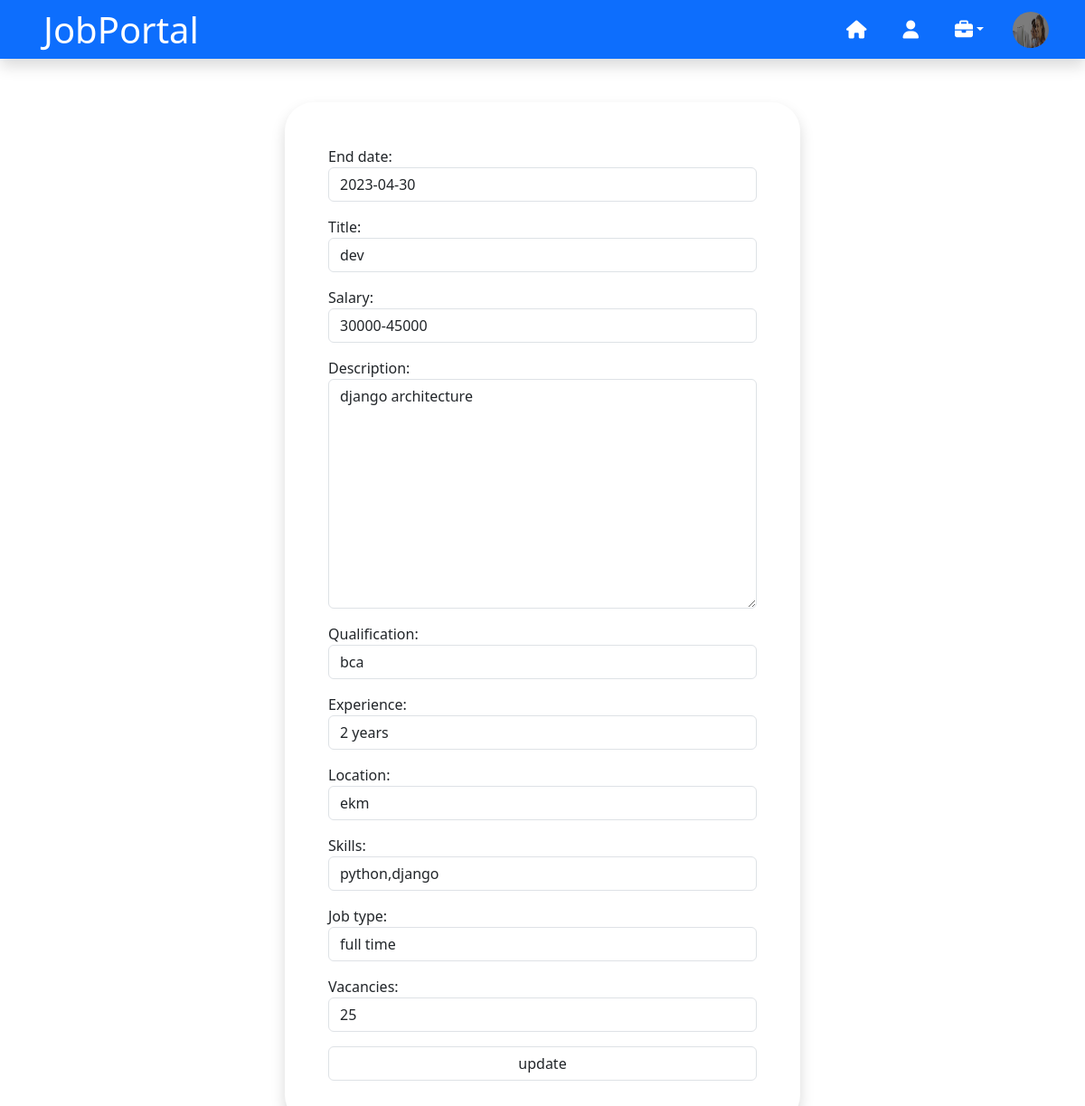
Screenshot of /job/1/edit (signed in) with the database file from the repository.
### api/models.py (models this page shows, shortened)
class User(AbstractUser):
      options = (
        ("candidate","candidate"),
        ("employer","employer")
      )
      role = models.CharField(max_length=200,choices=options)

class CompanyProfile(models.Model):
    user = models.OneToOneField(User, on_delete=models.CASCADE,related_name='employerprofile')
    phone = models.CharField(max_length=10)
    logo = models.ImageField(upload_to="logos", null=True)
    description = models.CharField(max_length=500)
    location = models.CharField(max_length=200)
    adress =  models.CharField(max_length=300)
    company_name = models.CharField(max_length=200)

class Job(models.Model):
    company = models.ForeignKey(CompanyProfile, on_delete=models.CASCADE)
    start_date = models.DateField(default=datetime.date.today)
    end_date = models.DateField()
    title = models.CharField(max_length=200)
    salary = models.CharField(max_length=200)
    description = models.CharField(max_length=1000)
    qualification=models.CharField(max_length=200)
    experience = models.CharField(max_length=100)
    location = models.CharField(max_length=100)
    vacancies=models.PositiveIntegerField()
    job_type=models.CharField(max_length=100)
    skills = models.CharField(max_length=200)
    is_active = models.BooleanField(default=True)

### Job/views.py (the view)
# urls.py: path('job/<int:pk>/edit',views.JobEditView.as_view(),name='job-edit'),
@method_decorator(employerdecs,name='dispatch')
class JobEditView(UpdateView):
    model=Job
    form_class=JobForm
    template_name='job-update.html'
    success_url=reverse_lazy('myjob-list')

### Job/forms.py
class JobForm(forms.ModelForm):
    class Meta:
        model=Job
        fields=["end_date","title","salary","description","qualification","experience","location","skills","job_type","vacancies"]
        widgets={
            'title':forms.TextInput(attrs={'class':'form-control'}),
            'description':forms.Textarea(attrs={'class':'form-control'}),
            'qualification':forms.TextInput(attrs={'class':'form-control'}),
            'skills':forms.TextInput(attrs={'class':'form-control'}),
            'experience':forms.TextInput(attrs={'class':'form-control'}),
            'location':forms.TextInput(attrs={'class':'form-control'}),
            'job_type':forms.TextInput(attrs={'class':'form-control'}),
            'vacancies':forms.TextInput(attrs={'class':'form-control'}),
            'salary':forms.TextInput(attrs={'class':'form-control'}),
            'end_date':forms.TextInput(attrs={'class':'form-control'})
        }

### Job/views.py (called while the page is built)
def employersignin_required(fn):
    def wrapper(request,*args,**kwargs):
        if request.user.is_authenticated and request.user.role=='employer':
            return fn(request,*args,**kwargs)
        else:
            return redirect('error')
    return wrapper

### Job/templates/job-update.html (shortened to what this page needs)
{%extends 'employer-base.html'%}
{%block body%}
<div class="container">
  <div class="row">
    <div class="col-3"></div>
    <div class="col-6 shadow p-5 mt-5 mb-5 rounded-5">
      <form action="" method="post" enctype="multipart/form-data">
        {{form.as_p}}
        <button type="submit" class="form-control">update</button>
      </form>
    </div>
    <div class="col-3"></div>
  </div>
</div>
{%endblock%}

### Job/templates/employer-base.html (shortened to what this page needs)
<!DOCTYPE html>
<html lang="en">
<head>
    <link href="https://cdn.jsdelivr.net/npm/bootstrap@5.3.0-alpha3/dist/css/bootstrap.min.css" rel="stylesheet">
</head>
<body>
   <nav class=" navbar navbar-expand-lg bg-primary navbar-light shadow sticky-top p-4 ">
    <h1 class="m-0 text-white ms-4">JobPortal</h1>
    <div class="collapse navbar-collapse " id="navbarCollapse" >
        <div class="navbar-nav ms-auto p-4 p-lg-0">
            <a href="{%url 'employer-home'%}" class="nav-item nav-link active text-white me-4"><i class="fa-solid fa-house fa-lg" ></i></a>
            {%if request.user.employerprofile%}
            <a href="{%url 'company-profile'%}" class="nav-item nav-link text-white me-4"><i class="fa-solid fa-user fa-lg" ></i></a>
            {%else%}
            <a href="{%url 'companyprofile-create'%}" class="nav-item nav-link text-white me-4"><i class="fa-solid fa-user fa-lg" ></i></a>
            {%endif%}
            <div class="nav-item dropdown job me-4">
                <a href="#" class="nav-link dropdown-toggle text-white" data-bs-toggle="dropdown"><i class="fa-solid fa-briefcase fa-lg"></i></a>
            </div>
            <div class="dropdown me-3" >
                <img src="{{request.user.employerprofile.logo.url}}" class="rounded-circle"  data-bs-toggle="dropdown" aria-expanded="false" height="40px" width="40px">
              </div>
            </div>
    </div>
</nav>
{%block body%}
{%endblock%}
</body>
</html>

### Job/templates/employer-base.html (style rules this page uses)
.navbar { height: 65px; }

### rows the page displays
User: user.employerprofile.logo (picture)
Job: end_date "2023-04-30", title "dev", salary "30000-45000", description "django architecture", qualification "bca", experience "2 years", location "ekm", skills "python,django", job_type "full time", vacancies "25"
